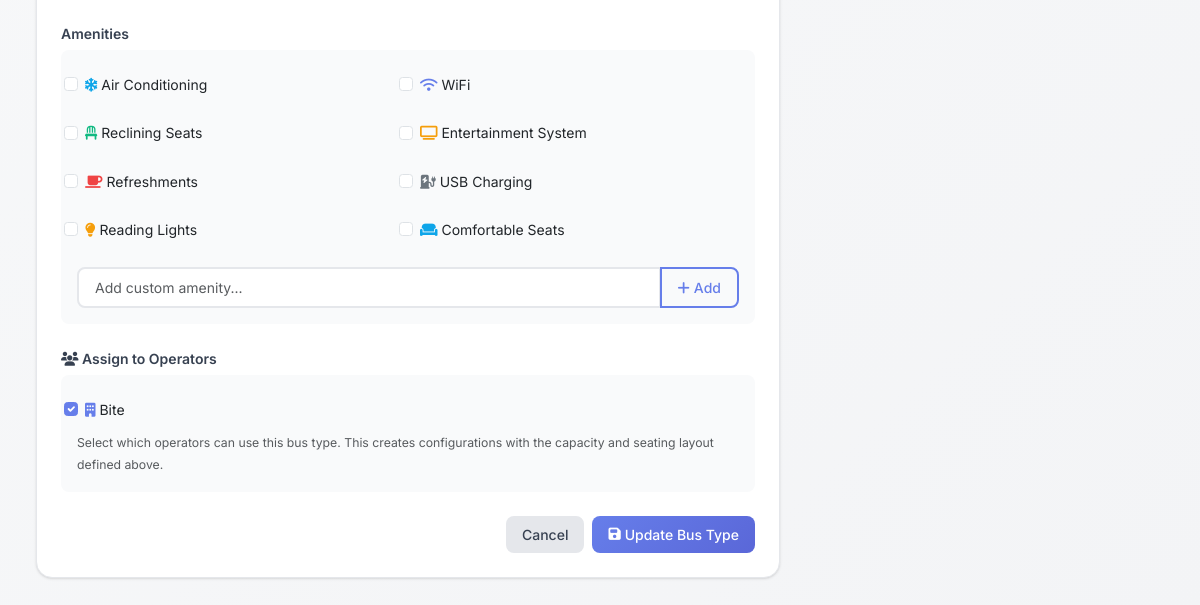
The app's page /admin/bus-types/1/edit (signed in, lower part), older data.
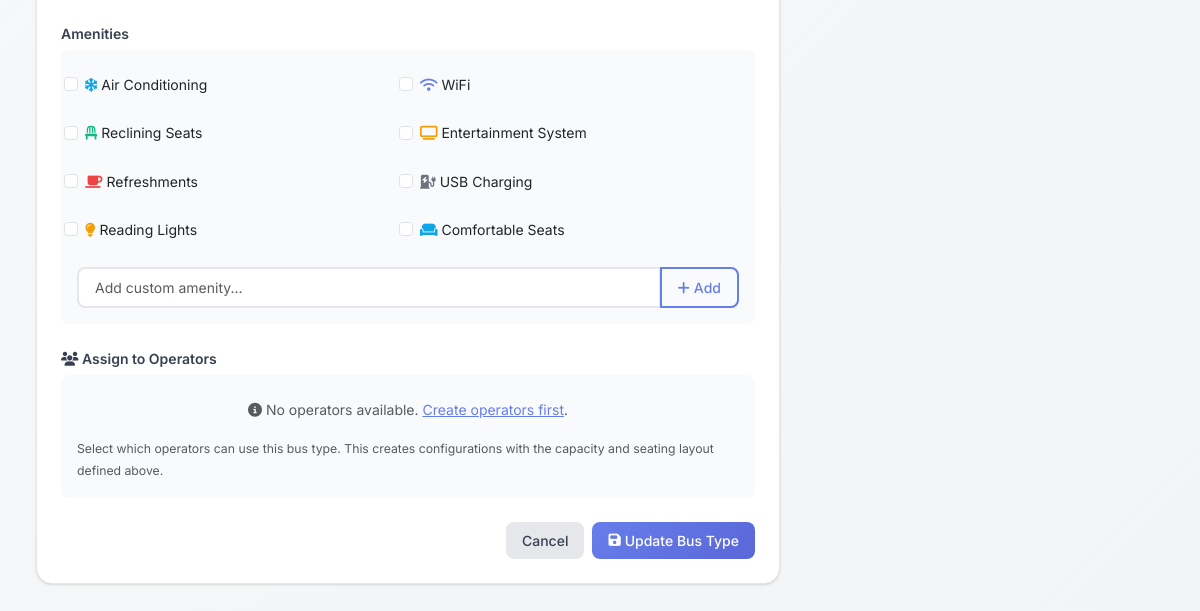
The same page, newer data.
### models.py (models this page shows, shortened)
class Operator(db.Model):
    id = db.Column(db.Integer, primary_key=True)
    name = db.Column(db.String(100), nullable=False)
    code = db.Column(db.String(10), unique=True, nullable=False)
    contact_person = db.Column(db.String(100))
    phone = db.Column(db.String(20))
    email = db.Column(db.String(100))
    address = db.Column(db.Text)
    logo_url = db.Column(db.String(500))  # URL to logo image
    is_active = db.Column(db.Boolean, default=True)
    created_at = db.Column(db.DateTime, default=datetime.utcnow)
    locations = db.relationship('OperatorLocation', backref='operator', lazy=True)
    trips = db.relationship('Trip', backref='operator', lazy=True)

class OperatorBusType(db.Model):
    id = db.Column(db.Integer, primary_key=True)
    operator_id = db.Column(db.Integer, db.ForeignKey('operator.id'), nullable=False)
    bus_type_id = db.Column(db.Integer, db.ForeignKey('bus_type.id'), nullable=False)
    capacity = db.Column(db.Integer, nullable=False, default=48)
    seat_layout = db.Column(db.Text)  # JSON string for seat map
    seats_per_row = db.Column(db.Integer, default=4)
    is_active = db.Column(db.Boolean, default=True)
    created_at = db.Column(db.DateTime, default=datetime.utcnow)
    updated_at = db.Column(db.DateTime, default=datetime.utcnow, onupdate=datetime.utcnow)
    operator = db.relationship('Operator', backref='bus_type_configs')
    bus_type = db.relationship('BusType', backref='operator_configs')
    __table_args__ = (db.UniqueConstraint('operator_id', 'bus_type_id', name='unique_operator_bus_type'),)

### admin_routes.py (the view, shortened to what this page needs)
@admin_bp.route('/bus-types/<int:id>/edit', methods=['GET', 'POST'])
def edit_bus_type(id):
    if 'admin_id' not in session:
        return redirect(url_for('admin_bp.login'))
    bus_type = BusType.query.get_or_404(id)
    operators = Operator.query.all()
    return render_template('admin/bus_types/form.html', bus_type=bus_type, operators=operators, title='Edit Bus Type')

### models.py (called while the page is built)
    def get_amenities(self):
        if self.amenities:
            return json.loads(self.amenities)
        return []

    def get_seat_layout(self):
        if self.seat_layout:
            return json.loads(self.seat_layout)
        return self.generate_default_layout()

    def get_assigned_operator_ids(self):
        return [config.operator_id for config in self.operator_configs if config.is_active]

### templates/admin/bus_types/form.html (shortened to what the changed rows need)
{% extends "admin/base.html" %}
{% block content %}
<div class="row">
    <div class="col-lg-8">
        <div class="card">
            <div class="card-body">
                <form method="POST" class="needs-validation" novalidate>
                    <div class="mb-4">
                        <div class="operators-container">
                            <div class="row g-2" id="operatorsGrid">
                                {% for operator in operators %}
                                <div class="col-md-6">
                                    <div class="form-check">
                                        <input class="form-check-input" type="checkbox"
                                               name="assigned_operators"
                                               value="{{ operator.id }}"
                                               id="operator_{{ operator.id }}"
                                               {% if bus_type and operator.id in bus_type.get_assigned_operator_ids() %}checked{% endif %}>
                                        <label class="form-check-label" for="operator_{{ operator.id }}">
                                            <i class="fas fa-building text-primary"></i> {{ operator.name }}
                                        </label>
                                    </div>
                                </div>
                                {% endfor %}
                            </div>
                            {% if not operators %}
                            <div class="text-muted text-center py-3">
                                <i class="fas fa-info-circle"></i> No operators available.
                                <a href="{{ url_for('admin_bp.add_operator') }}" class="text-primary">Create operators first</a>.
                            </div>
                            {% endif %}
                            <small class="form-text text-muted mt-2">
                                Select which operators can use this bus type. This creates configurations with the capacity and seating layout defined above.
                            </small>
                        </div>
                    </div>
                </form>
            </div>
        </div>
    </div>
</div>
{% endblock %}

Row changes from the older to the newer data that the page shows:
removed Operator: assigned_operators "☑", name "Bite"
Text that changed along with them:
text now shown: "No operators available. Create operators first ."
